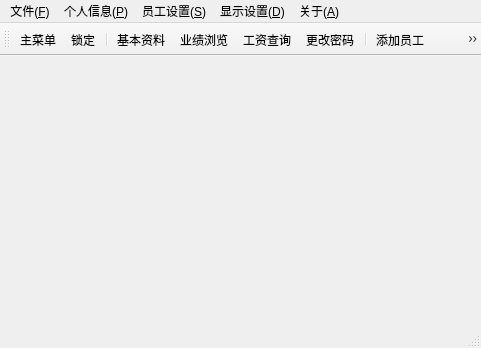
<?xml version="1.0" encoding="UTF-8"?>
<ui version="4.0">
 <class>StaffWindowClass</class>
 <widget class="QMainWindow" name="StaffWindowClass">
  <property name="windowModality">
   <enum>Qt::WindowModal</enum>
  </property>
  <property name="geometry">
   <rect>
    <x>0</x>
    <y>0</y>
    <width>481</width>
    <height>348</height>
   </rect>
  </property>
  <property name="windowTitle">
   <string>员工管理</string>
  </property>
  <property name="windowIcon">
   <iconset resource="../Cosmetic/Cosmetic.qrc">
    <normaloff>:/staff/Resources/people.png</normaloff>:/staff/Resources/people.png</iconset>
  </property>
  <property name="iconSize">
   <size>
    <width>32</width>
    <height>32</height>
   </size>
  </property>
  <widget class="QWidget" name="centralWidget">
   <layout class="QHBoxLayout" name="horizontalLayout" stretch="100,1">
    <property name="spacing">
     <number>0</number>
    </property>
    <property name="leftMargin">
     <number>5</number>
    </property>
    <property name="topMargin">
     <number>5</number>
    </property>
    <property name="rightMargin">
     <number>5</number>
    </property>
    <property name="bottomMargin">
     <number>2</number>
    </property>
    <item>
     <widget class="StaffListView" name="itemView" native="true"/>
    </item>
    <item>
     <widget class="SideBar" name="sideBar" native="true"/>
    </item>
   </layout>
  </widget>
  <widget class="QMenuBar" name="menuBar">
   <property name="geometry">
    <rect>
     <x>0</x>
     <y>0</y>
     <width>481</width>
     <height>20</height>
    </rect>
   </property>
   <widget class="QMenu" name="menuFile">
    <property name="tearOffEnabled">
     <bool>false</bool>
    </property>
    <property name="title">
     <string>文件(&amp;F)</string>
    </property>
    <property name="separatorsCollapsible">
     <bool>false</bool>
    </property>
    <addaction name="actionMenu"/>
    <addaction name="actionLock"/>
    <addaction name="actionLogOff"/>
    <addaction name="actionExit"/>
   </widget>
   <widget class="QMenu" name="menuPersonal">
    <property name="title">
     <string>个人信息(&amp;P)</string>
    </property>
    <addaction name="actionBrowseMyInfo"/>
    <addaction name="actionBrowseMyRecords"/>
    <addaction name="actionBrowseMySalary"/>
    <addaction name="actionChangeMyPassword"/>
   </widget>
   <widget class="QMenu" name="menuSetting">
    <property name="title">
     <string>员工设置(&amp;S)</string>
    </property>
    <addaction name="actionAddStaff"/>
    <addaction name="actionEditStaff"/>
    <addaction name="actionRemoveStaff"/>
    <addaction name="actionStaffConfig"/>
    <addaction name="actionRights"/>
   </widget>
   <widget class="QMenu" name="menuAbout">
    <property name="title">
     <string>关于(&amp;A)</string>
    </property>
    <addaction name="actionAboutCosmetic"/>
   </widget>
   <widget class="QMenu" name="menuDisplay">
    <property name="title">
     <string>显示设置(&amp;D)</string>
    </property>
    <addaction name="actionToolBar"/>
    <addaction name="actionSmallIcon"/>
    <addaction name="actionTextLabel"/>
   </widget>
   <addaction name="menuFile"/>
   <addaction name="menuPersonal"/>
   <addaction name="menuSetting"/>
   <addaction name="menuDisplay"/>
   <addaction name="menuAbout"/>
  </widget>
  <widget class="QToolBar" name="mainToolBar">
   <property name="iconSize">
    <size>
     <width>48</width>
     <height>48</height>
    </size>
   </property>
   <property name="toolButtonStyle">
    <enum>Qt::ToolButtonIconOnly</enum>
   </property>
   <attribute name="toolBarArea">
    <enum>TopToolBarArea</enum>
   </attribute>
   <attribute name="toolBarBreak">
    <bool>false</bool>
   </attribute>
   <addaction name="actionMenu"/>
   <addaction name="actionLock"/>
   <addaction name="separator"/>
   <addaction name="actionBrowseMyInfo"/>
   <addaction name="actionBrowseMyRecords"/>
   <addaction name="actionBrowseMySalary"/>
   <addaction name="actionChangeMyPassword"/>
   <addaction name="separator"/>
   <addaction name="actionAddStaff"/>
   <addaction name="actionRemoveStaff"/>
   <addaction name="actionEditStaff"/>
   <addaction name="actionStaffConfig"/>
   <addaction name="actionRights"/>
   <addaction name="separator"/>
  </widget>
  <widget class="QStatusBar" name="statusBar"/>
  <action name="actionMenu">
   <property name="icon">
    <iconset resource="../Cosmetic/Cosmetic.qrc">
     <normaloff>:/common/Resources/Downloads.png</normaloff>:/common/Resources/Downloads.png</iconset>
   </property>
   <property name="text">
    <string>主菜单(&amp;M)</string>
   </property>
   <property name="iconText">
    <string>主菜单</string>
   </property>
   <property name="toolTip">
    <string>打开主菜单</string>
   </property>
   <property name="statusTip">
    <string>打开主菜单</string>
   </property>
   <property name="autoRepeat">
    <bool>false</bool>
   </property>
  </action>
  <action name="actionLogOff">
   <property name="icon">
    <iconset resource="../Cosmetic/Cosmetic.qrc">
     <normaloff>:/common/Resources/gnome-logout.png</normaloff>:/common/Resources/gnome-logout.png</iconset>
   </property>
   <property name="text">
    <string>注销(&amp;L)</string>
   </property>
   <property name="iconText">
    <string>注销</string>
   </property>
   <property name="toolTip">
    <string>注销当前登录用户</string>
   </property>
   <property name="statusTip">
    <string>注销当前登录用户</string>
   </property>
   <property name="autoRepeat">
    <bool>false</bool>
   </property>
  </action>
  <action name="actionExit">
   <property name="icon">
    <iconset resource="../Cosmetic/Cosmetic.qrc">
     <normaloff>:/common/Resources/quit.png</normaloff>:/common/Resources/quit.png</iconset>
   </property>
   <property name="text">
    <string>退出(&amp;E)</string>
   </property>
   <property name="iconText">
    <string>退出</string>
   </property>
   <property name="toolTip">
    <string>退出科思美系统</string>
   </property>
   <property name="statusTip">
    <string>退出科思美系统</string>
   </property>
   <property name="autoRepeat">
    <bool>false</bool>
   </property>
  </action>
  <action name="actionBrowseMyInfo">
   <property name="icon">
    <iconset resource="../Cosmetic/Cosmetic.qrc">
     <normaloff>:/common/Resources/dlgedit.png</normaloff>:/common/Resources/dlgedit.png</iconset>
   </property>
   <property name="text">
    <string>基本资料(&amp;I)</string>
   </property>
   <property name="iconText">
    <string>基本资料</string>
   </property>
   <property name="toolTip">
    <string>查看个人基本资料</string>
   </property>
   <property name="statusTip">
    <string>查看个人基本资料</string>
   </property>
   <property name="autoRepeat">
    <bool>false</bool>
   </property>
  </action>
  <action name="actionBrowseMyRecords">
   <property name="icon">
    <iconset resource="../Cosmetic/Cosmetic.qrc">
     <normaloff>:/common/Resources/contents.png</normaloff>:/common/Resources/contents.png</iconset>
   </property>
   <property name="text">
    <string>业绩浏览(&amp;R)</string>
   </property>
   <property name="iconText">
    <string>业绩浏览</string>
   </property>
   <property name="toolTip">
    <string>查看个人业绩</string>
   </property>
   <property name="statusTip">
    <string>查看个人业绩</string>
   </property>
   <property name="autoRepeat">
    <bool>false</bool>
   </property>
  </action>
  <action name="actionBrowseMySalary">
   <property name="icon">
    <iconset resource="../Cosmetic/Cosmetic.qrc">
     <normaloff>:/common/Resources/salary.png</normaloff>:/common/Resources/salary.png</iconset>
   </property>
   <property name="text">
    <string>工资查询(&amp;S)</string>
   </property>
   <property name="iconText">
    <string>工资查询</string>
   </property>
   <property name="toolTip">
    <string>查看工资相关信息</string>
   </property>
   <property name="statusTip">
    <string>查看工资相关信息</string>
   </property>
   <property name="autoRepeat">
    <bool>false</bool>
   </property>
  </action>
  <action name="actionChangeMyPassword">
   <property name="icon">
    <iconset resource="../Cosmetic/Cosmetic.qrc">
     <normaloff>:/common/Resources/users.png</normaloff>:/common/Resources/users.png</iconset>
   </property>
   <property name="text">
    <string>更改密码(&amp;P)</string>
   </property>
   <property name="iconText">
    <string>更改密码</string>
   </property>
   <property name="toolTip">
    <string>更改当前登录用户密码</string>
   </property>
   <property name="statusTip">
    <string>更改当前登录用户密码</string>
   </property>
   <property name="autoRepeat">
    <bool>false</bool>
   </property>
  </action>
  <action name="actionStaffConfig">
   <property name="icon">
    <iconset resource="../Cosmetic/Cosmetic.qrc">
     <normaloff>:/staff/Resources/people.png</normaloff>:/staff/Resources/people.png</iconset>
   </property>
   <property name="text">
    <string>属性设置(&amp;M)</string>
   </property>
   <property name="iconText">
    <string>属性设置</string>
   </property>
   <property name="toolTip">
    <string>设置员工职务、级别参数</string>
   </property>
   <property name="statusTip">
    <string>设置员工职务、级别参数</string>
   </property>
   <property name="autoRepeat">
    <bool>false</bool>
   </property>
  </action>
  <action name="actionLock">
   <property name="icon">
    <iconset resource="../Cosmetic/Cosmetic.qrc">
     <normaloff>:/common/Resources/gpgsm.png</normaloff>:/common/Resources/gpgsm.png</iconset>
   </property>
   <property name="text">
    <string>锁定(&amp;E)</string>
   </property>
   <property name="iconText">
    <string>锁定</string>
   </property>
   <property name="toolTip">
    <string>锁定系统</string>
   </property>
   <property name="statusTip">
    <string>锁定系统</string>
   </property>
   <property name="autoRepeat">
    <bool>false</bool>
   </property>
  </action>
  <action name="actionRights">
   <property name="icon">
    <iconset resource="../Cosmetic/Cosmetic.qrc">
     <normaloff>:/common/Resources/lock.png</normaloff>:/common/Resources/lock.png</iconset>
   </property>
   <property name="text">
    <string>权限设置(&amp;P)</string>
   </property>
   <property name="iconText">
    <string>权限设置</string>
   </property>
   <property name="toolTip">
    <string>设置用户权限</string>
   </property>
   <property name="statusTip">
    <string>设置用户权限</string>
   </property>
   <property name="autoRepeat">
    <bool>false</bool>
   </property>
  </action>
  <action name="actionAboutCosmetic">
   <property name="icon">
    <iconset resource="../Cosmetic/Cosmetic.qrc">
     <normaloff>:/common/Resources/cosmetic.png</normaloff>:/common/Resources/cosmetic.png</iconset>
   </property>
   <property name="text">
    <string>科思美(&amp;K)</string>
   </property>
   <property name="iconText">
    <string>科思美</string>
   </property>
   <property name="toolTip">
    <string>关于科思美系统</string>
   </property>
   <property name="statusTip">
    <string>关于科思美系统</string>
   </property>
   <property name="autoRepeat">
    <bool>false</bool>
   </property>
  </action>
  <action name="actionAddStaff">
   <property name="icon">
    <iconset resource="../Cosmetic/Cosmetic.qrc">
     <normaloff>:/common/Resources/add_user.png</normaloff>:/common/Resources/add_user.png</iconset>
   </property>
   <property name="text">
    <string>添加员工(&amp;A)</string>
   </property>
   <property name="iconText">
    <string>添加员工</string>
   </property>
   <property name="toolTip">
    <string>添加新员工</string>
   </property>
   <property name="statusTip">
    <string>添加新员工</string>
   </property>
   <property name="autoRepeat">
    <bool>false</bool>
   </property>
  </action>
  <action name="actionRemoveStaff">
   <property name="icon">
    <iconset resource="../Cosmetic/Cosmetic.qrc">
     <normaloff>:/common/Resources/delete_user.png</normaloff>:/common/Resources/delete_user.png</iconset>
   </property>
   <property name="text">
    <string>删除员工(&amp;D)</string>
   </property>
   <property name="iconText">
    <string>删除员工</string>
   </property>
   <property name="toolTip">
    <string>删除列表中选定的员工</string>
   </property>
   <property name="statusTip">
    <string>删除列表中选定的员工</string>
   </property>
   <property name="autoRepeat">
    <bool>false</bool>
   </property>
  </action>
  <action name="actionEditStaff">
   <property name="icon">
    <iconset resource="../Cosmetic/Cosmetic.qrc">
     <normaloff>:/common/Resources/edit_user.png</normaloff>:/common/Resources/edit_user.png</iconset>
   </property>
   <property name="text">
    <string>编辑员工(&amp;E)</string>
   </property>
   <property name="iconText">
    <string>编辑员工</string>
   </property>
   <property name="toolTip">
    <string>编辑列表中选定的员工</string>
   </property>
   <property name="statusTip">
    <string>编辑列表中选定的员工</string>
   </property>
   <property name="autoRepeat">
    <bool>false</bool>
   </property>
  </action>
  <action name="actionSmallIcon">
   <property name="checkable">
    <bool>true</bool>
   </property>
   <property name="text">
    <string>小图标</string>
   </property>
   <property name="toolTip">
    <string>工具栏显示小图标</string>
   </property>
  </action>
  <action name="actionTextLabel">
   <property name="checkable">
    <bool>true</bool>
   </property>
   <property name="text">
    <string>文字标签</string>
   </property>
   <property name="toolTip">
    <string>显示工具栏按钮的文字标签</string>
   </property>
  </action>
  <action name="actionToolBar">
   <property name="checkable">
    <bool>true</bool>
   </property>
   <property name="checked">
    <bool>true</bool>
   </property>
   <property name="text">
    <string>工具栏</string>
   </property>
   <property name="toolTip">
    <string>显示/隐藏工具栏</string>
   </property>
  </action>
 </widget>
 <layoutdefault spacing="6" margin="11"/>
 <customwidgets>
  <customwidget>
   <class>SideBar</class>
   <extends>QWidget</extends>
   <header>SideBar.h</header>
   <container>1</container>
  </customwidget>
  <customwidget>
   <class>StaffListView</class>
   <extends>QWidget</extends>
   <header>StaffListView.h</header>
   <container>1</container>
  </customwidget>
 </customwidgets>
 <resources>
  <include location="../Cosmetic/Cosmetic.qrc"/>
 </resources>
 <connections>
  <connection>
   <sender>menuBar</sender>
   <signal>triggered(QAction*)</signal>
   <receiver>StaffWindowClass</receiver>
   <slot>dealAction(QAction*)</slot>
   <hints>
    <hint type="sourcelabel">
     <x>240</x>
     <y>9</y>
    </hint>
    <hint type="destinationlabel">
     <x>485</x>
     <y>378</y>
    </hint>
   </hints>
  </connection>
 </connections>
 <slots>
  <slot>dealAction(QAction*)</slot>
 </slots>
</ui>
